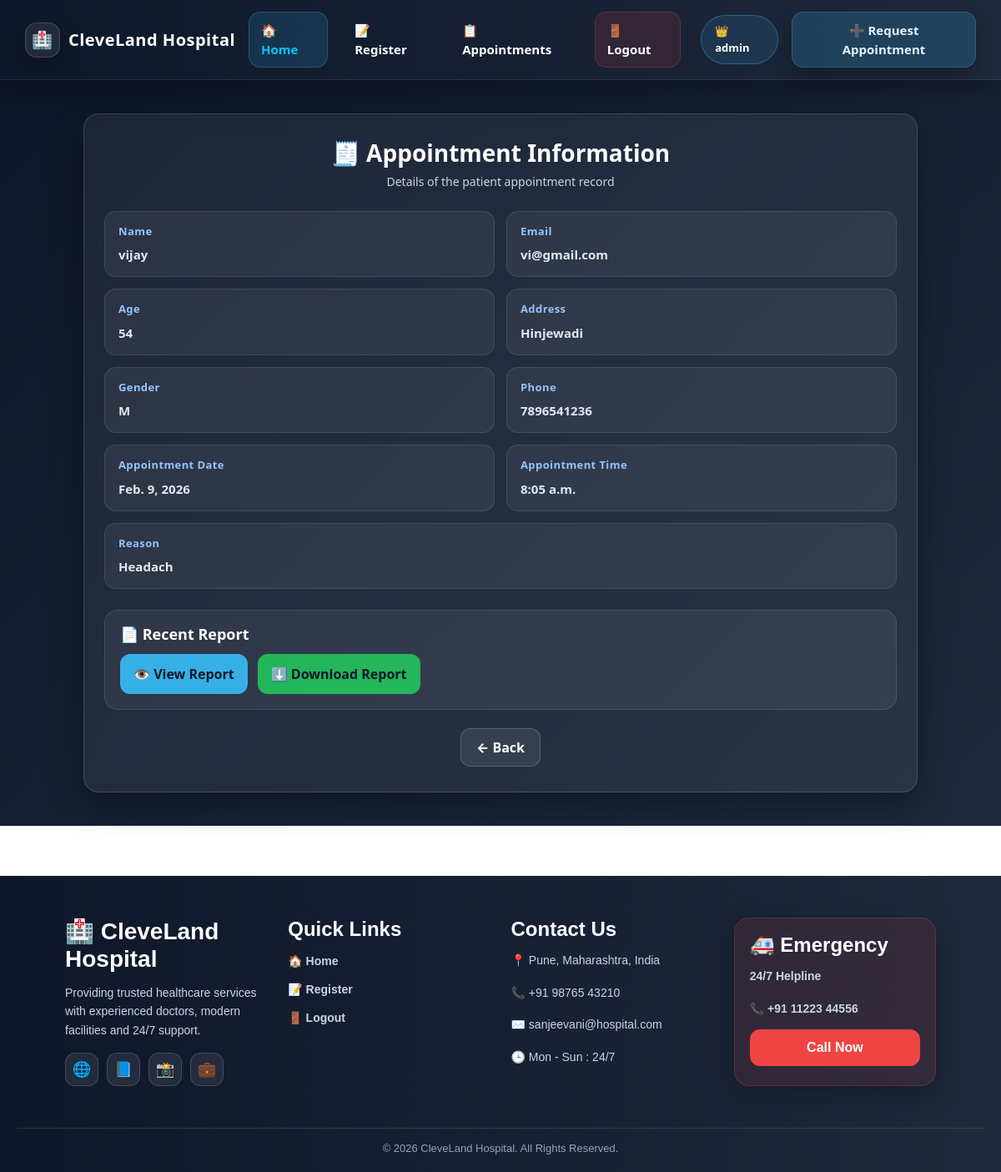
The app's page /info-appointment/3/ (signed in) with its own data.
### clinic_app/models.py (models this page shows, shortened)
class Appointment(models.Model):
    patient_name= models.CharField(max_length=20)
    patient_email=models.EmailField()
    patient_age=models.IntegerField()
    patient_address=models.TextField()
    patient_gender= models.CharField(max_length=10,choices=(('M',"Male"),('F',"Female")))
    patient_phone= models.CharField(max_length=15)
    appointment_date= models.DateField()
    appointment_time= models.TimeField()
    recent_report=models.FileField(upload_to='appointment_reports', blank=True, null=True)
    reson = models.TextField()

### clinic_app/views.py (the view)
# urls.py: path('info-appointment/<int:pk>/', info_appointment, name='info_appointment_urls'),
def info_appointment(request, pk):
    template_name="clinic_app/info.html"
    appointment = get_object_or_404 (Appointment, pk=pk)
    context={'appointment' : appointment}
    return render(request, template_name, context)

### templates/clinic_app/info.html (shortened to what this page needs)
{% extends 'base.html' %}
{% load static %}
{% block content %}
<section class="info-page">
  <div class="info-container">
    <div class="info-card">
      <div class="info-header">
        <h1>🧾 Appointment Information</h1>
        <p>Details of the patient appointment record</p>
      </div>
      <div class="info-grid">
        <div class="info-row">
          <span class="label">Name</span>
          <span class="value">{{ appointment.patient_name }}</span>
        </div>
        <div class="info-row">
          <span class="label">Email</span>
          <span class="value">{{ appointment.patient_email }}</span>
        </div>
        <div class="info-row">
          <span class="label">Age</span>
          <span class="value">{{ appointment.patient_age }}</span>
        </div>
        <div class="info-row">
          <span class="label">Address</span>
          <span class="value">{{ appointment.patient_address }}</span>
        </div>
        <div class="info-row">
          <span class="label">Gender</span>
          <span class="value">{{ appointment.patient_gender }}</span>
        </div>
        <div class="info-row">
          <span class="label">Phone</span>
          <span class="value">{{ appointment.patient_phone }}</span>
        </div>
        <div class="info-row">
          <span class="label">Appointment Date</span>
          <span class="value">{{ appointment.appointment_date }}</span>
        </div>
        <div class="info-row">
          <span class="label">Appointment Time</span>
          <span class="value">{{ appointment.appointment_time }}</span>
        </div>
        <div class="info-row full-row">
          <span class="label">Reason</span>
          <span class="value">{{ appointment.reson }}</span>
        </div>
      </div>
      <div class="report-box">
        <h3>📄 Recent Report</h3>
        {% if appointment.recent_report %}
          <div class="report-actions">
            <a class="btn-report view" href="{{ appointment.recent_report.url }}" target="_blank">
              👁 View Report
            </a>
            <a class="btn-report download" href="{{ appointment.recent_report.url }}" download>
              ⬇ Download Report
            </a>
          </div>
        {% else %}
          <p class="no-report">⚠ No report available</p>
        {% endif %}
      </div>
      <div class="back-btn-box">
        <a href="{% url 'show_appointment_urls' %}" class="back-btn">← Back</a>
      </div>
    </div>
  </div>
</section>
{% endblock %}

### templates/NavBar.html (shortened to what this page needs)
<nav class="navbar navbar-expand-lg hospital-navbar-dark">
  <div class="container-fluid">
    <a class="navbar-brand hospital-brand-dark" href="{% url 'home_urls' %}">
      <span class="brand-icon-dark">🏥</span> CleveLand Hospital
    </a>
    <div class="collapse navbar-collapse" id="navbarNav">
      <ul class="navbar-nav ms-auto align-items-lg-center gap-lg-2">
        <li class="nav-item">
          <a class="nav-link nav-dark-link active" href="{% url 'home_urls' %}">🏠 Home</a>
        </li>
        {% if user.is_authenticated %}
          <li class="nav-item">
            <a class="nav-link nav-dark-link" href="{% url 'create_appointment_urls' %}">📝 Register</a>
          </li>
          {% if user.is_superuser %}
          <li class="nav-item">
            <a class="nav-link nav-dark-link" href="{% url 'show_appointment_urls' %}">📋 Appointments</a>
          </li>
          {% endif %}
          <li class="nav-item">
            <a class="nav-link nav-dark-link logout-dark" href="{% url 'logout_user_urls' %}">🚪 Logout</a>
          </li>
          <li class="nav-item">
            {% if user.is_superuser %}
              <span class="user-badge-dark admin-dark">👑 {{ user.username }}</span>
            {% else %}
              <span class="user-badge-dark normal-dark">✅ {{ user.username }}</span>
            {% endif %}
          </li>
        {% endif %}
      </ul>
      <div class="d-flex ms-lg-3 mt-3 mt-lg-0">
        <a href="{% url 'create_appointment_urls' %}" class="btn request-btn-dark">
          ➕ Request Appointment
        </a>
      </div>
    </div>
  </div>
</nav>

### static/CSS/style.css (style rules this page uses)
.btn { flex: 1; padding: 11px; border: none; border-radius: 8px; font-size: 15px; cursor: pointer; font-weight: bold; transition: 0.3s; }

### templates/base.html (style rules this page uses)
.navbar { background-color: #0b3c5d !important; padding: 12px 20px; }
.navbar-brand { color: #00c6ff !important; font-weight: bold; font-size: 22px; }
.navbar-nav .nav-link { color: #ffffff !important; font-size: 15px; margin-right: 10px; transition: color 0.3s ease, background 0.3s ease; }
.navbar-nav .nav-link.active { color: #00c6ff !important; font-weight: 600; }
.navbar-nav span { font-weight: bold; }
.navbar-nav { align-items: center; }

### templates/NavBar.html (style rules this page uses)
.hospital-navbar-dark { background: linear-gradient(90deg, #0f172a, #1e293b); padding: 14px 18px; box-shadow: 0 12px 30px rgba(0,0,0,0.30); border-bottom: 1px solid rgba(255,255,255,0.08); position: sticky; top: 0; z-index: 999; }
.hospital-brand-dark { font-weight: 900; font-size: 20px; color: white !important; letter-spacing: 0.5px; display: flex; align-items: center; gap: 10px; transition: 0.3s ease; }
.brand-icon-dark { width: 42px; height: 42px; border-radius: 14px; display: inline-flex; justify-content: center; align-items: center; background: rgba(255,255,255,0.08); border: 1px solid rgba(255,255,255,0.15); box-shadow: 0 10px 25px rgba(0,0,0,0.25); }
.nav-dark-link { color: #cbd5e1 !important; font-weight: 700; padding: 10px 14px !important; border-radius: 14px; transition: 0.3s ease; position: relative; }
.nav-dark-link.active { background: rgba(56,189,248,0.15); color: white !important; border: 1px solid rgba(56,189,248,0.25); }
.logout-dark { background: rgba(239,68,68,0.12); border: 1px solid rgba(239,68,68,0.25); }
.request-btn-dark { background: rgba(56,189,248,0.18); color: #e0f2fe; font-weight: 800; border-radius: 14px; padding: 10px 18px; border: 1px solid rgba(56,189,248,0.25); box-shadow: 0 10px 22px rgba(0,0,0,0.25); transition: 0.3s ease; }
.user-badge-dark { padding: 9px 16px; border-radius: 30px; font-weight: 800; font-size: 13px; display: inline-flex; align-items: center; gap: 6px; background: rgba(255,255,255,0.08); border: 1px solid rgba(255,255,255,0.15); color: white; margin-left: 6px; }
.admin-dark { border: 1px solid rgba(56,189,248,0.35); background: rgba(56,189,248,0.12); }

### templates/clinic_app/info.html (style rules this page uses)
.info-page { min-height: 90vh; padding: 40px 15px; background: linear-gradient(135deg, #0f172a, #1e293b); display: flex; justify-content: center; align-items: flex-start; }
.info-container { width: 100%; max-width: 1000px; }
.info-card { background: rgba(255,255,255,0.06); border: 1px solid rgba(255,255,255,0.14); border-radius: 18px; padding: 30px 24px; box-shadow: 0 15px 40px rgba(0,0,0,0.35); backdrop-filter: blur(12px); }
.info-header { text-align: center; margin-bottom: 25px; }
.info-header h1 { color: white; font-weight: 900; font-size: 28px; margin-bottom: 6px; }
.info-header p { color: #cbd5e1; font-size: 14px; margin: 0; }
.info-grid { display: grid; grid-template-columns: 1fr 1fr; gap: 14px; margin-top: 15px; }
.info-row { background: rgba(255,255,255,0.06); border: 1px solid rgba(255,255,255,0.10); border-radius: 14px; padding: 14px 16px; transition: 0.3s ease; }
.full-row { grid-column: span 2; }
.label { display: block; font-size: 13px; font-weight: 800; color: #93c5fd; margin-bottom: 6px; letter-spacing: 0.4px; }
.value { font-size: 15px; font-weight: 700; color: #e2e8f0; word-break: break-word; }
.report-box { margin-top: 25px; padding: 18px; border-radius: 16px; background: rgba(255,255,255,0.06); border: 1px solid rgba(255,255,255,0.12); }
.report-box h3 { color: white; font-size: 18px; font-weight: 900; margin-bottom: 12px; }
.report-actions { display: flex; flex-wrap: wrap; gap: 12px; }
.btn-report { padding: 12px 16px; border-radius: 12px; font-weight: 800; text-decoration: none; transition: 0.3s ease; display: inline-block; }
.btn-report.view { background: rgba(56,189,248,0.9); color: #0f172a; }
.btn-report.download { background: rgba(34,197,94,0.9); color: #0f172a; }
.back-btn-box { margin-top: 22px; text-align: center; }
.back-btn { display: inline-block; padding: 10px 18px; border-radius: 12px; background: rgba(255,255,255,0.08); border: 1px solid rgba(255,255,255,0.18); color: white; text-decoration: none; font-weight: 800; transition: 0.3s ease; }

### records on screen
Appointment: patient_name "vijay", patient_email "vi@gmail.com", patient_age "54", patient_address "Hinjewadi", patient_gender "M", patient_phone "7896541236", appointment_date "Feb. 9, 2026", appointment_time "8:05 a.m.", reson "Headach"

### other values on screen
{{ user.username }} "admin"
